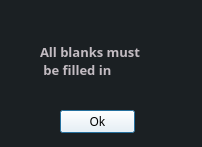
<?xml version="1.0" encoding="UTF-8"?>
<ui version="4.0">
 <class>dlgProgramError</class>
 <widget class="QDialog" name="dlgProgramError">
  <property name="geometry">
   <rect>
    <x>0</x>
    <y>0</y>
    <width>202</width>
    <height>147</height>
   </rect>
  </property>
  <property name="minimumSize">
   <size>
    <width>202</width>
    <height>147</height>
   </size>
  </property>
  <property name="maximumSize">
   <size>
    <width>202</width>
    <height>147</height>
   </size>
  </property>
  <property name="windowTitle">
   <string>Error</string>
  </property>
  <property name="styleSheet">
   <string notr="true">background: #1b2023;</string>
  </property>
  <widget class="QLabel" name="txtProgramError">
   <property name="geometry">
    <rect>
     <x>40</x>
     <y>20</y>
     <width>131</width>
     <height>81</height>
    </rect>
   </property>
   <property name="font">
    <font>
     <family>JetBrains Mono</family>
     <pointsize>10</pointsize>
     <weight>75</weight>
     <bold>true</bold>
    </font>
   </property>
   <property name="styleSheet">
    <string notr="true">color: #c3bcc2;</string>
   </property>
   <property name="text">
    <string>All blanks must 
 be filled in</string>
   </property>
  </widget>
  <widget class="QPushButton" name="btnDlgProgramError">
   <property name="geometry">
    <rect>
     <x>60</x>
     <y>110</y>
     <width>75</width>
     <height>23</height>
    </rect>
   </property>
   <property name="font">
    <font>
     <family>JetBrains Mono</family>
     <pointsize>9</pointsize>
    </font>
   </property>
   <property name="styleSheet">
    <string notr="true">background: white;
</string>
   </property>
   <property name="text">
    <string>Ok</string>
   </property>
  </widget>
 </widget>
 <resources/>
 <connections/>
</ui>
